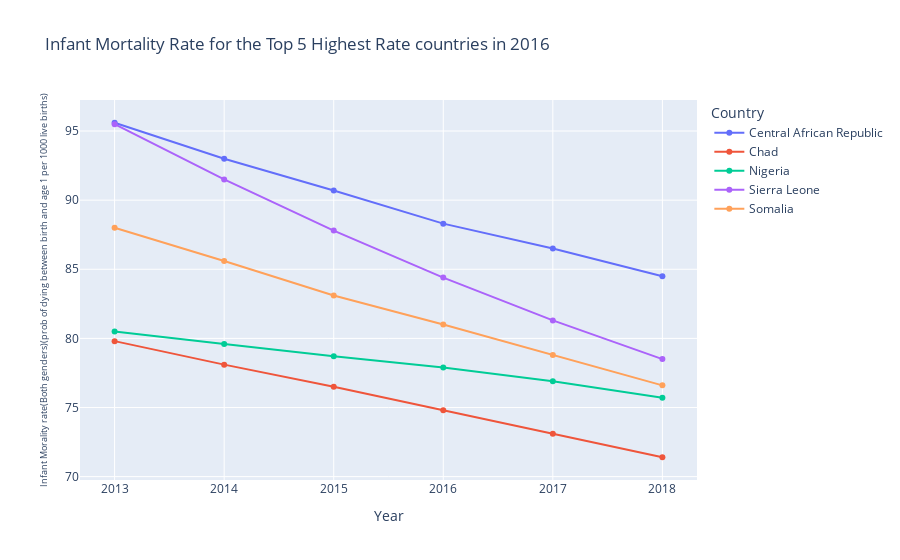

The notebook cell saved with this chart:
### Code cell
fig3 = px.line(children_mortality_top_5, x='Year', y='infant__mortality_both_gender', color='Country',
               labels = {'infant__mortality_both_gender': 'Infant Morality rate (Both genders) (probability of dying between birth and age 1 per 1000 live births))'},markers=True, title="Infant Mortality Rate for the Top 5 Highest Rate countries in 2016")
fig3.update_yaxes(
        title_text = 'Infant Morality rate(Both genders)(prob of dying between birth and age 1 per 1000 live births)',
        title_font = {"size": 9})
fig3.show()

### Figure 1 — Plotly figure (JSON) as saved in the notebook; plotly's stock layout.template omitted (floating-point values rounded to 4 significant figures)
{"data": [{"hovertemplate": "Country=Central African Republic<br>Year=%{x}<br>Infant Morality rate (Both genders) (probability of dying between birth and age 1 per 1000 live births))=%{y}<extra></extra>", "legendgroup": "Central African Republic", "line": {"color": "#636efa", "dash": "solid"}, "marker": {"symbol": "circle"}, "mode": "lines+markers", "name": "Central African Republic", "orientation": "v", "showlegend": true, "type": "scatter", "x": [2018, 2017, 2016, 2015, 2014, 2013], "xaxis": "x", "y": [84.5, 86.5, 88.3, 90.7, 93, 95.6], "yaxis": "y"}, {"hovertemplate": "Country=Chad<br>Year=%{x}<br>Infant Morality rate (Both genders) (probability of dying between birth and age 1 per 1000 live births))=%{y}<extra></extra>", "legendgroup": "Chad", "line": {"color": "#EF553B", "dash": "solid"}, "marker": {"symbol": "circle"}, "mode": "lines+markers", "name": "Chad", "orientation": "v", "showlegend": true, "type": "scatter", "x": [2018, 2017, 2016, 2015, 2014, 2013], "xaxis": "x", "y": [71.4, 73.1, 74.8, 76.5, 78.1, 79.8], "yaxis": "y"}, {"hovertemplate": "Country=Nigeria<br>Year=%{x}<br>Infant Morality rate (Both genders) (probability of dying between birth and age 1 per 1000 live births))=%{y}<extra></extra>", "legendgroup": "Nigeria", "line": {"color": "#00cc96", "dash": "solid"}, "marker": {"symbol": "circle"}, "mode": "lines+markers", "name": "Nigeria", "orientation": "v", "showlegend": true, "type": "scatter", "x": [2018, 2017, 2016, 2015, 2014, 2013], "xaxis": "x", "y": [75.7, 76.9, 77.9, 78.7, 79.6, 80.5], "yaxis": "y"}, {"hovertemplate": "Country=Sierra Leone<br>Year=%{x}<br>Infant Morality rate (Both genders) (probability of dying between birth and age 1 per 1000 live births))=%{y}<extra></extra>", "legendgroup": "Sierra Leone", "line": {"color": "#ab63fa", "dash": "solid"}, "marker": {"symbol": "circle"}, "mode": "lines+markers", "name": "Sierra Leone", "orientation": "v", "showlegend": true, "type": "scatter", "x": [2018, 2017, 2016, 2015, 2014, 2013], "xaxis": "x", "y": [78.5, 81.3, 84.4, 87.8, 91.5, 95.5], "yaxis": "y"}, {"hovertemplate": "Country=Somalia<br>Year=%{x}<br>Infant Morality rate (Both genders) (probability of dying between birth and age 1 per 1000 live births))=%{y}<extra></extra>", "legendgroup": "Somalia", "line": {"color": "#FFA15A", "dash": "solid"}, "marker": {"symbol": "circle"}, "mode": "lines+markers", "name": "Somalia", "orientation": "v", "showlegend": true, "type": "scatter", "x": [2018, 2017, 2016, 2015, 2014, 2013], "xaxis": "x", "y": [76.6, 78.8, 81, 83.1, 85.6, 88], "yaxis": "y"}], "layout": {"legend": {"title": {"text": "Country"}, "tracegroupgap": 0}, "title": {"text": "Infant Mortality Rate for the Top 5 Highest Rate countries in 2016"}, "xaxis": {"anchor": "y", "domain": [0, 1], "title": {"text": "Year"}}, "yaxis": {"anchor": "x", "domain": [0, 1], "title": {"font": {"size": 9}, "text": "Infant Morality rate(Both genders)(prob of dying between birth and age 1 per 1000 live births)"}}}}
